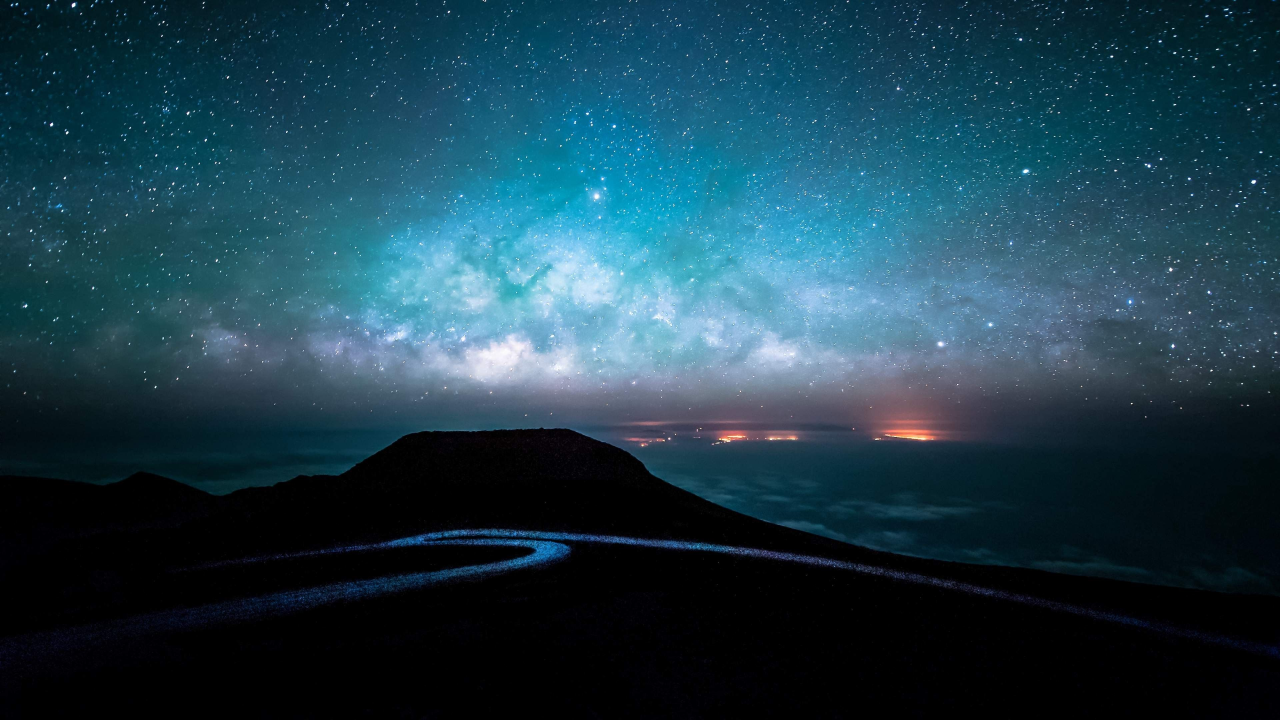
#> input picture media/sky.jpg, 3840 x 2160 px (shown at 1/3 size)
$ python gauss_blurred_circle.py
#> lines starting #> are read from the running program, lines starting #| are printed output that depends on the picture; after the words box and inside, x2 and y2 are one past the last pixel; in counts of white or black regions, pixels touching at a corner belong together
import cv2 as cv
import numpy as np


class ProcessImage:

    def __init__(self):
        self.x, self.y = 200, 200

        self.image = cv.imread('../media/sky.jpg')
#> self.image is the input picture: shape (2160, 3840, 3); mean B, G, R 75.1, 60.9, 28.4
        # self.image = cv.resize(self.image, None, fx=0.2, fy=0.2, interpolation=cv.INTER_CUBIC)
        self.down = False

        self.margin = 10
        self.radius = 100
        cv.namedWindow('image')
        cv.setMouseCallback('image', self.click_and_crop)

    def click_and_crop(self, event, x, y, flags, param):

        if event == cv.EVENT_LBUTTONDOWN or self.down:
            self.down = True
            self.x, self.y = x, y

        if event == cv.EVENT_LBUTTONUP:
            self.down = False

        if event == cv.EVENT_MOUSEWHEEL:
            if flags < 0:
                self.radius += 2
            else:
                self.radius = max(10, self.radius - 2)

    def loop(self):

        while True:
            res_image = np.copy(self.image)
            center = (self.x, self.y)

            mask = np.zeros(self.image.shape[:2], dtype=np.uint8)

            cv.circle(mask, center, self.radius, (255, 255, 255), -1)
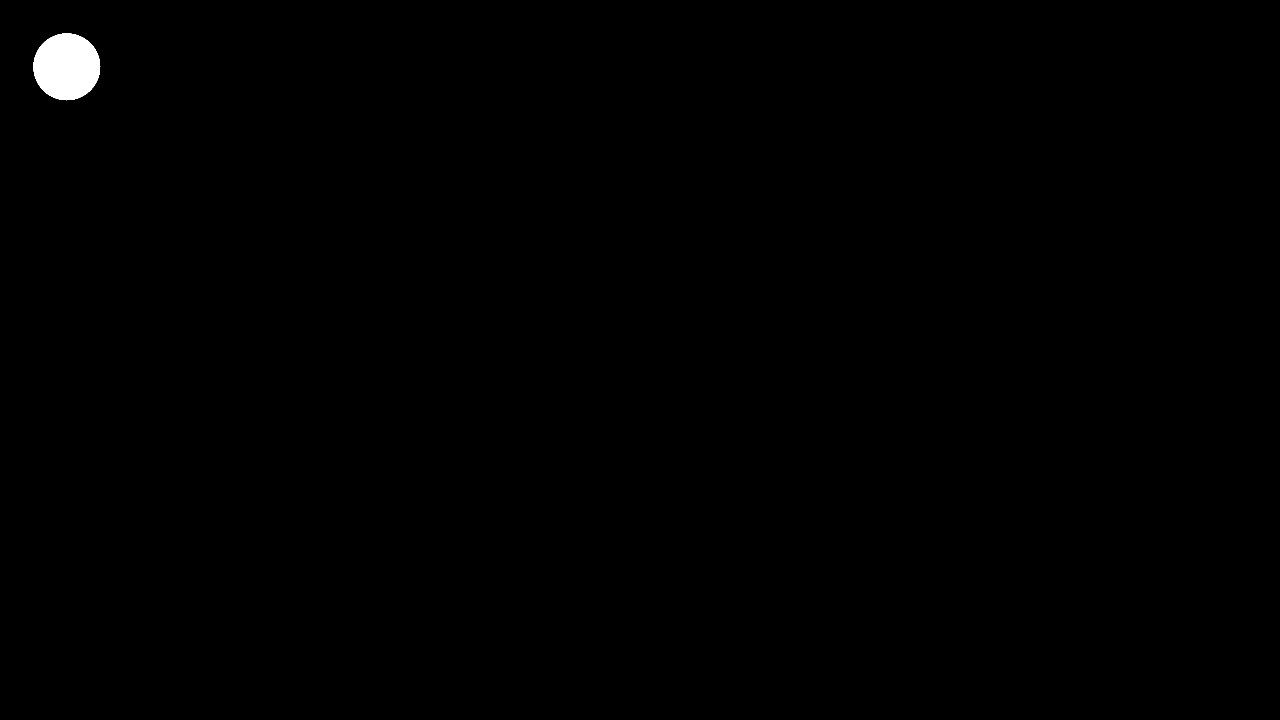
#> mask: shape (2160, 3840) (shown at 1/3 size); 0.38% white; 1 white region, box (x1, y1, x2, y2) and area: (100, 100, 301, 301) 31417
#             cv.rectangle(mask,
#                          (max(0, self.x - self.radius), self.y - 20),
#                          (max(0, self.x + self.radius), self.y + 20),
#                          (255, 255, 255), -1)

            gauss = cv.GaussianBlur(
                res_image[
                    max(0, self.y-self.radius-1):self.y+self.radius+self.margin,
                    max(0, self.x-self.radius-1):self.x+self.radius+self.margin
                ],
                (77, 77),
                19,
                19
            )
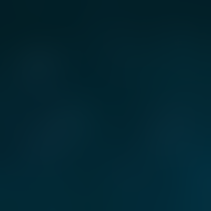
#> gauss: shape (211, 211, 3); mean B, G, R 48.8, 37.9, 2.7
            np.clip(gauss.astype(dtype=np.uint16)+20, 0, 255, out=gauss)
            gauss_res = np.zeros(self.image.shape, dtype=np.uint8)
            gauss_res[
                max(0, self.y-self.radius-1):self.y+self.radius+self.margin,
                max(0, self.x-self.radius-1):self.x+self.radius+self.margin
            ] = gauss

            res_image = cv.bitwise_not(-gauss_res, res_image, mask=mask)

            cv.imshow('image', res_image)

            if cv.waitKey(1) == ord('q'):
#> (key q is pressed here)
                break

        cv.destroyAllWindows()


def main():
    print('drag blurred area with the mouse, vary the radius with the mousewheel. "q" to quit.')

    process = ProcessImage()
    process.loop()


if __name__ == '__main__':
    main()
